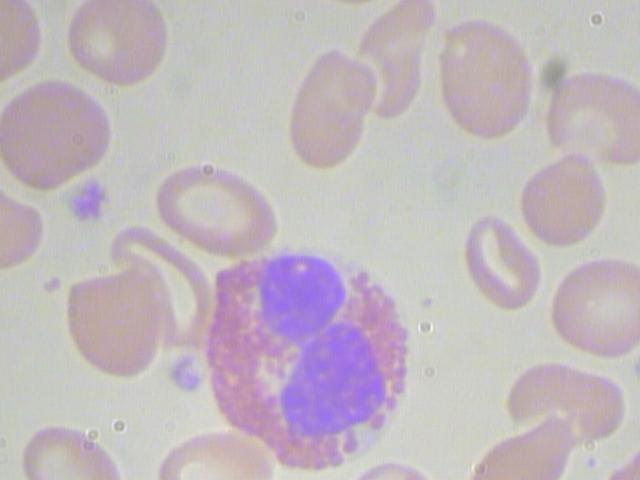
#> input picture rbcDetection/dataset/train/BloodImage_00387.jpg, 640 x 480 px
$ python -i process.py   (imports and definitions only)   (older library calls are emulated)
#> lines starting #> are read from the running program, lines starting #| are printed output that depends on the picture; after the words box and inside, x2 and y2 are one past the last pixel; in counts of white or black regions, pixels touching at a corner belong together
### rbcDetection/purple.py
import cv2
import numpy as np

def countP(image_path):
#> called with image_path = 'dataset/train/BloodImage_00387.jpg'
    img = cv2.cvtColor(cv2.imread(image_path), cv2.COLOR_BGR2RGB)
    img_gray = cv2.cvtColor(img, cv2.COLOR_RGB2GRAY)
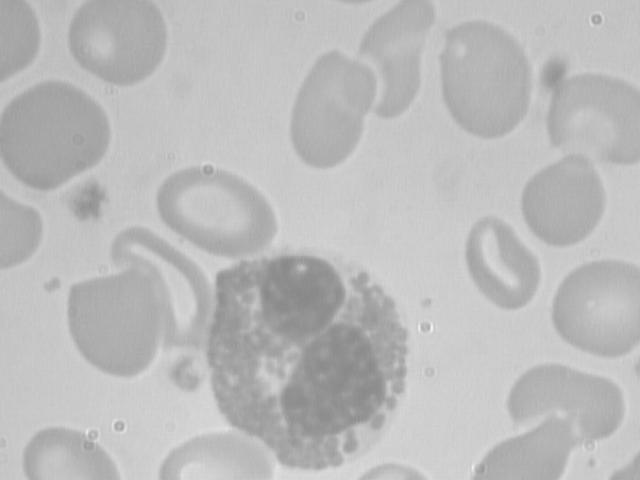
#> img_gray: shape (480, 640); min 136, max 244, mean 187.5
    image_ada_bin = cv2.adaptiveThreshold(img_gray, 255, cv2.ADAPTIVE_THRESH_MEAN_C, cv2.THRESH_BINARY, 301, 31)
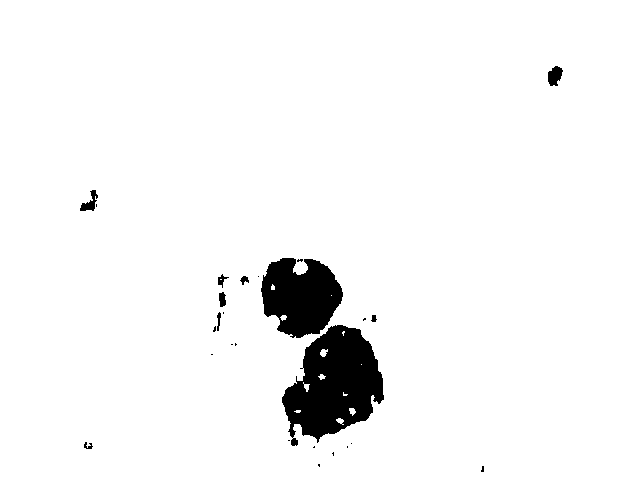
#> image_ada_bin: shape (480, 640); 95.8% white; 26 black regions (16 under 20 px), largest, box (x1, y1, x2, y2) and area: (282, 325, 384, 446) 7595, (261, 258, 343, 338) 4674, (548, 66, 563, 86) 211
    obPic = 255 - image_ada_bin
    kernel2 = np.ones((3, 3))
    obPic = cv2.dilate(obPic, kernel2, iterations=3)
#> obPic: shape (480, 640); 5.9% white; 13 white regions, largest, box (x1, y1, x2, y2) and area: (255, 255, 387, 451) 15393, (210, 271, 232, 335) 777, (77, 187, 101, 214) 478
    obPic = cv2.erode(obPic, kernel2, iterations=3)
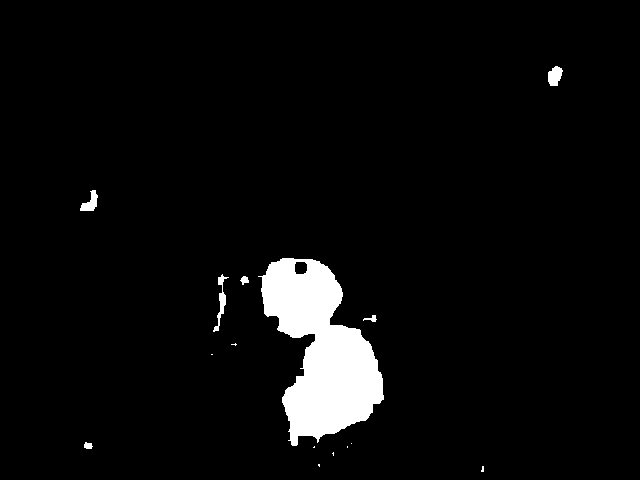
#> obPic: shape (480, 640); 4.5% white; 15 white regions (8 under 20 px)
    obPic = cv2.dilate(obPic, kernel2, iterations=3)
    _, contour, _ = cv2.findContours(obPic, cv2.RETR_LIST, cv2.CHAIN_APPROX_SIMPLE)
#> contour = 15 contours, 1 with area under 20; largest, box (x1, y1, x2, y2) and area: (255, 255, 387, 451) 15099, (210, 271, 232, 335) 696, (77, 187, 101, 214) 433, (545, 63, 566, 89) 424, (360, 312, 380, 325) 186
    c = []
    for contour in contour:
        _, size, _ = cv2.minAreaRect(contour)
        width, height = size
        if height > 35 and height < 200 and width > 35 and width < 200:
            c.append(contour)
#> this loop made 15 passes
#> (width, height) on passes 1, 2, 3, 4, 5, 7, 9, 10, 11, 12, 13, 14: (11, 8), (8, 7), (9, 7), (10, 10), (12, 14), (8, 11), (12, 19), (14, 14), (64.13, 16.49), (6.36, 6.36), (110.9, 198.7), (26, 23)
#> (contour, width, height) on passes 6, 8: ([[208, 351], [208, 357], [215, 357], [215, 351]], 6, 7), ([[310, 337], [311, 336], [312, 337], [311, 338]], 1.41, 1.41)
#> after the loop, c = 1 contour; box (x1, y1, x2, y2) and area: (255, 255, 387, 451) 15099

    return len(c)

### rbcDetection/process.py
# import libraries here
import cv2
import numpy as np
import purple


def count_blood_cells(image_path):

    num_of_purple = purple.countP(image_path)
#> num_of_purple = 1
    blood_cell_count = 0
    img = cv2.cvtColor(cv2.imread(image_path), cv2.COLOR_BGR2RGB)
    img_gray = cv2.cvtColor(img, cv2.COLOR_RGB2GRAY)

    image_ada_bin = cv2.adaptiveThreshold(img_gray, 255, cv2.ADAPTIVE_THRESH_MEAN_C, cv2.THRESH_BINARY, 97, 4)
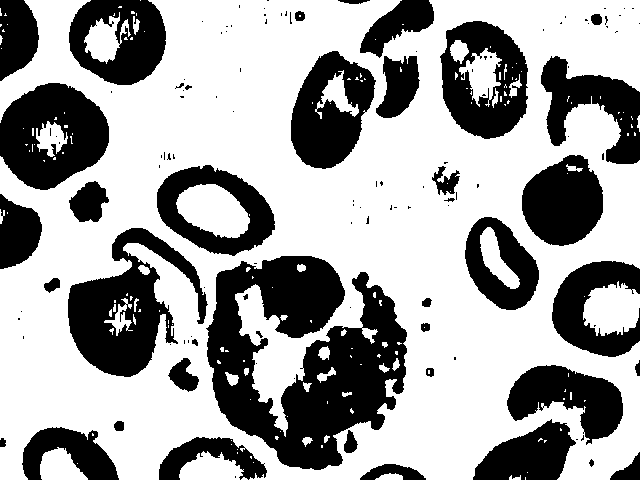
#> image_ada_bin: shape (480, 640); 63.9% white; 123 black regions (81 under 20 px), largest, box (x1, y1, x2, y2) and area: (206, 256, 407, 470) 24652, (68, 228, 208, 377) 9583, (0, 83, 109, 190) 7923

    obPic =255 - image_ada_bin
    kernel = np.ones((3,3))
    obPic = cv2.dilate(obPic, kernel, iterations=3)
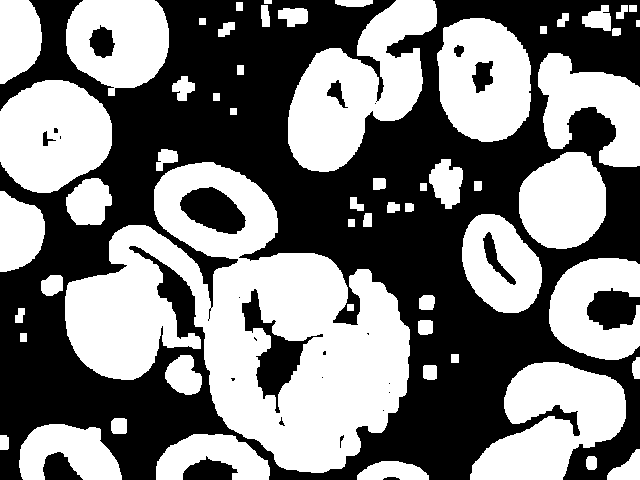
#> obPic: shape (480, 640); 49.4% white; 58 white regions, largest, box (x1, y1, x2, y2) and area: (65, 162, 410, 473) 52231, (288, 0, 437, 172) 13381, (470, 362, 626, 480) 11220
    obPic = cv2.erode(obPic, kernel, iterations=3)
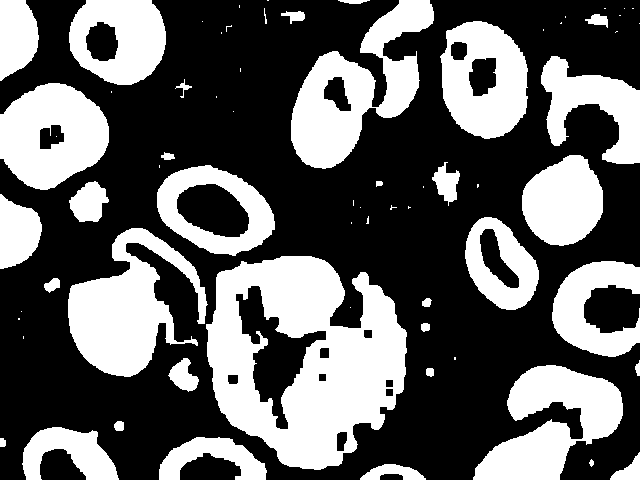
#> obPic: shape (480, 640); 38% white; 69 white regions (33 under 20 px), largest, box (x1, y1, x2, y2) and area: (206, 256, 407, 470) 26435, (68, 228, 208, 377) 10444, (291, 0, 434, 169) 10390
    obPic = cv2.erode(obPic, kernel, iterations=3)
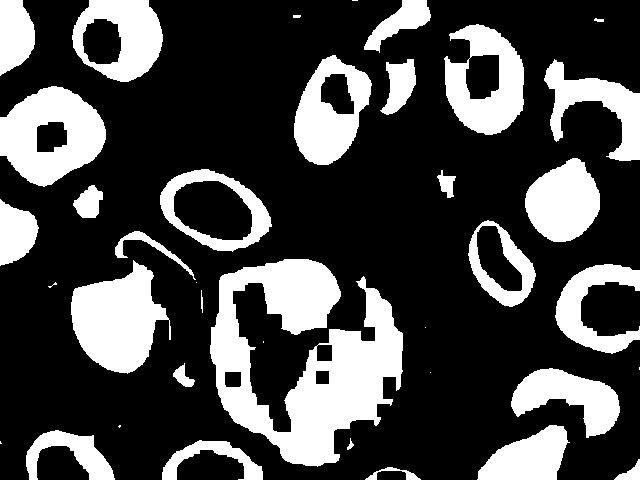
#> obPic: shape (480, 640); 27.8% white; 38 white regions (9 under 20 px)

    _, contour, _ = cv2.findContours(obPic, cv2.RETR_LIST, cv2.CHAIN_APPROX_SIMPLE)
#> contour = 47 contours, 12 with area under 20; largest, box (x1, y1, x2, y2) and area: (210, 259, 403, 467) 20640, (0, 86, 106, 187) 7406, (71, 260, 171, 374) 6800, (444, 24, 524, 135) 6312, (160, 169, 272, 252) 6288
    for contour in contour:
        _, size, _ = cv2.minAreaRect(contour)
        width, height = size
        if height > 62 and width > 40 and (height < 120  or width < 150):
            blood_cell_count += 1
#> this loop made 47 passes
#> (width, height) on passes 1, 2, 4, 5, 6, 7, 8, 10, 11, 12, 14, 15: (12, 55), (20, 25), (39, 100), (11.38, 5.06), (49, 88), (54, 92), (2.12, 1.41), (16, 17), (14, 14), (57.36, 106.9), (16.6, 22.6), (17, 16)
#> (contour, width, height) on passes 3, 9, 13, 16, 17, 19: ([[0, 441], [0, 443], [1, 443], [0, 442]], 0.894, 2.24), ([[430, 372]], 0, 0), ([[639, 367], [639, 369]], 2, 0), ([[263, 341], [263, 342]], 1, 0), ([[425, 327]], 0, 0), ([[196, 282]], 0, 0)
#> after the loop, blood_cell_count = 14
    return blood_cell_count - num_of_purple

>>> result = count_blood_cells('dataset/train/BloodImage_00387.jpg')
#> result = 13

$ run again, on rbcDetection/dataset/train/BloodImage_00391.jpg
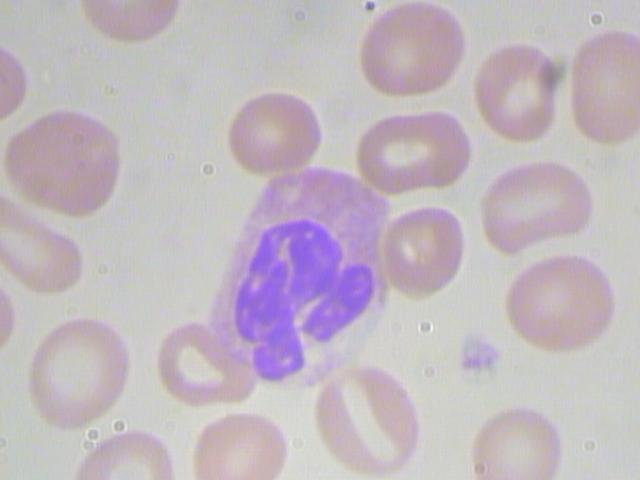
#> input picture rbcDetection/dataset/train/BloodImage_00391.jpg, 640 x 480 px
#> in countP, `_, contour, _ = cv2.findContours(obPic, cv2.RETR_LIST, cv2.CHAIN_APPRO..`: contour = 11 contours, 4 with area under 20; largest, box (x1, y1, x2, y2) and area: (233, 218, 376, 383) 14743, (538, 60, 563, 95) 630, (363, 0, 377, 13) 150, (473, 463, 487, 475) 126, (466, 359, 481, 367) 94, (279, 244, 288, 260) 74, (76, 164, 83, 171) 36
#> the loop in countP, `for contour in contour:` made 11 passes
#> (width, height) on passes 1, 4, 5, 7, 8, 10, 11: (11, 13), (7, 14), (9.47, 2.97), (15, 8), (160.4, 130.9), (34, 24), (12, 13)
#> after the loop in countP, `for contour in contour:`: c = 1 contour; box (x1, y1, x2, y2) and area: (233, 218, 376, 383) 14743
#> num_of_purple = 1
#> in count_blood_cells, `obPic = cv2.erode(obPic, kernel, iterations=3)`:
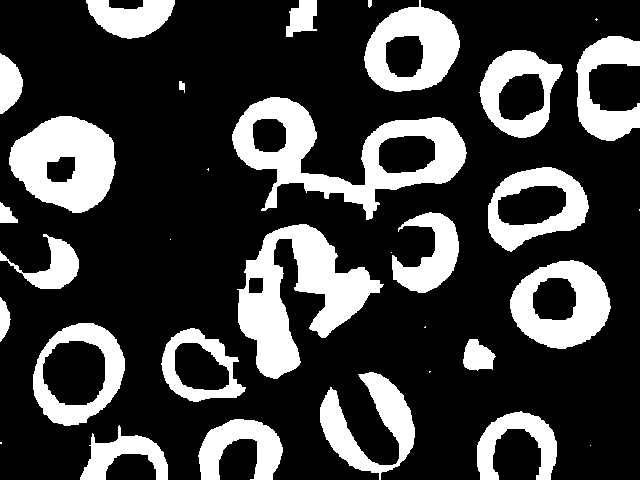
#> obPic: shape (480, 640); 24.9% white; 33 white regions (9 under 20 px)
#> in count_blood_cells, `_, contour, _ = cv2.findContours(obPic, cv2.RETR_LIST, cv2.CHAIN_APPRO..`: contour = 43 contours, 10 with area under 20; largest, box (x1, y1, x2, y2) and area: (232, 97, 467, 220) 12528, (237, 224, 384, 379) 9826, (9, 116, 116, 213) 7429, (33, 323, 125, 426) 6986, (510, 260, 611, 349) 6568
#> the loop in count_blood_cells, `for contour in contour:` made 43 passes
#> (width, height) on passes 3, 4, 5, 6, 8, 9, 10, 11: (54, 87), (60, 84), (68, 79), (88.39, 103.7), (48, 55), (65, 63), (30.83, 31.25), (81.13, 73.44)
#> after the loop in count_blood_cells, `for contour in contour:`: blood_cell_count = 17
#> result = 16
